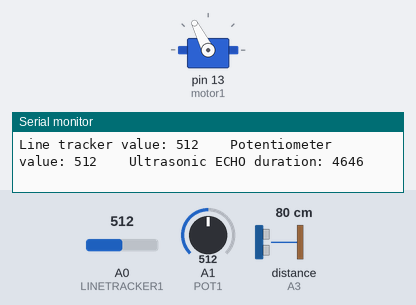
Simulated run of this sketch. Board: Arduino Uno, built with avr-gcc and run on an emulated ATmega328P. On the bench: servo, the last lines printed to the serial monitor. Wiring (inferred from the names in the program): ultrasonic range finder: trigger A4; echo A3. The test bench sets the inputs (shaded band); at power-on: A0 (LINETRACKER1) = 512, A1 (POT1) = 512, distance to the obstacle (sensor on A3) 80 cm. The echo pulse lasts 58.3 µs per cm.

Above: at 4.2 s.
4.3 s: A0 (LINETRACKER1) set to 111
At 6.7 s:
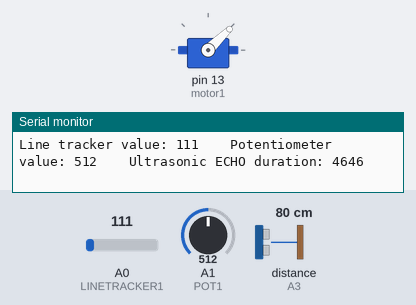
7.3 s: A0 (LINETRACKER1) set to 93
At 9.6 s:
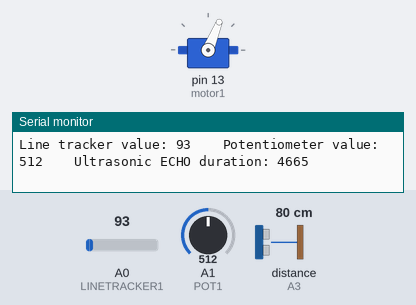
10.3 s: A1 (POT1) set to 107
At 11.8 s:
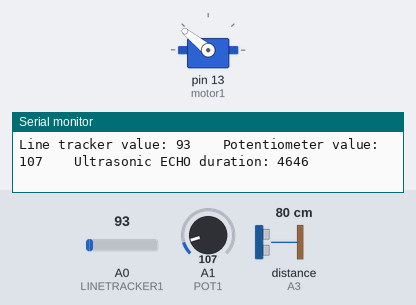
13.3 s: A1 (POT1) set to 95
Timing chart, 0 to 20.2 s (numbered marks = the images above; inputs shaded):
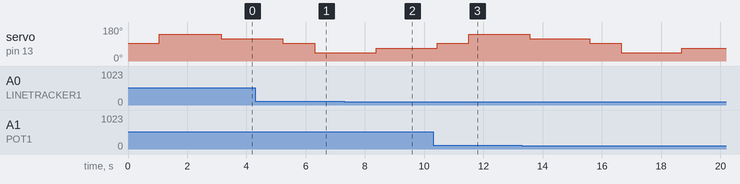

Measured:
- the behaviour switches between 100 and 99 on A0 (LINETRACKER1) (found by bisection; images 1 and 2)

The sketch:

Vex_Parts_Testing.ino
```cpp
#include <Servo.h>

// pin (PWM) 13 used for motor
#define LINETRACKER1 A0      // A0 in analog mode
#define POT1 A1              // A1 in analog mode
#define TRIGGER_PIN A4       // A4 in digital mode; used to "start" Ultrasonic module
#define ECHO_PIN A3          // A3 in digital mode; used to determine time duration from Ultrasonic module
#define DELAY_1_SEC 1000     // time delay used for motor controller, in ms
#define DELAY_2_SEC 2000     // time delay used for motor controller, in ms

Servo motor1;
int val = 0;                          // temp variable used for sensors
long duration = 0;                    // duration found from Ultrasonic module
static unsigned long prevTime = 0;    // used in calculation of time lapse for motorTest
static unsigned int state = 0;

/*
 *  void motorTest(void)
 *  VEX Motor Controller 29 with VEX 2-wire 393 Motor using Arduino Servo.h library:
 *  Full stop = 1500
 *  Full speed forward = 2000
 *  Full speed reverse = 1000
 *  EX: motor1.write(2000) == motor turns full speed forward
 */
void motorTest(void) {
  unsigned long currTime = millis();

 // check time and decide when to increment
  if ( (currTime - prevTime >= DELAY_1_SEC) && (!state || (state == 3)) ) {
    prevTime = currTime;
    state++;
  } else if (currTime - prevTime >= DELAY_2_SEC) {
    prevTime = currTime;
    state++;
  }

  if (state > 5) { state = 0; } // start over

  // for testing just kept it simple by keeping track of current state and incrementing
  switch (state) {
    case 0: motor1.write(1500); break; // motor stop
    case 1: motor1.write(2000); break; // Full speed ahead!
    case 2: motor1.write(1750); break; // half speed forward
    case 3: motor1.write(1500); break; // motor stop
    case 4: motor1.write(1000); break; // full reverse speed
    case 5: motor1.write(1250); break; // half speed reverse
    default: motor1.write(1500); // motor stop
  }

} // end motorTest()

/*
 * lineTrackerTest(void)
 * VEX Line Tracker acquired ranges on MEGA 2650 analog pin with
 * Dr. Mitchell designed Arduino proto-shield:
 * -- varying distance using hand:
 * Observed Min: 44
 * Observed Max: 1021
 */
void lineTrackerTest(void) {
  val = analogRead(LINETRACKER1); // read input pin of LINETRACKER1
  Serial.print("Line tracker value: ");
  Serial.print(val);
} // end lineTrackerTest

/*
 * potTest(void)
 * VEX potentiometer acquired ranges on MEGA 2650 analog pin with
 * Dr. Mitchell designed Arduino proto-shield:
 * Observed Min: 0
 * Observed Max: 1023
 */
void potTest(void) {
  val = analogRead(POT1); // read input pin of POT1
  Serial.print("    Potentiometer value: ");
  Serial.print(val);
} // end potTest

/*
 * ultrasonicTest()
 * VEX Ultrasonic Range Module acquired ranges on MEGA 2650 analog pin with
 * Dr. Mitchell designed Arduino proto-shield:
 * Observed Min: 214
 * Observed Max: 10534
 */
void ultrasonicTest(void) {
  digitalWrite(TRIGGER_PIN, LOW);
  delayMicroseconds(2);
  digitalWrite(TRIGGER_PIN, HIGH);
  delayMicroseconds(10);
  digitalWrite(TRIGGER_PIN, LOW);
  duration = pulseIn(ECHO_PIN, HIGH);

  Serial.print("    Ultrasonic ECHO duration: ");
  Serial.println(duration, DEC);
} // end ultrasonicTest

void setup() {
  Serial.begin(9600);
  Serial.println("");

  motor1.attach(13);   // PWM 13
  motor1.write(1500);  // stop motor by default

  pinMode(TRIGGER_PIN, OUTPUT); // with reference to the INPUT on the Ultrasonic Module
  pinMode(ECHO_PIN, INPUT);     // with reference to the OUTPUT on the Ultrasonic Module

  Serial.println("Beginning parts and sensors tests...");

} // end setup()

void loop() {
  motorTest();
  lineTrackerTest();
  potTest();
  ultrasonicTest();
} // end loop()
```
